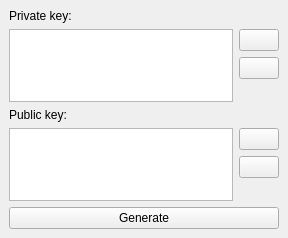
<?xml version="1.0" encoding="UTF-8"?>
<ui version="4.0">
 <class>MainWindow</class>
 <widget class="QMainWindow" name="MainWindow">
  <property name="geometry">
   <rect>
    <x>0</x>
    <y>0</y>
    <width>288</width>
    <height>238</height>
   </rect>
  </property>
  <property name="windowTitle">
   <string>Router Keygen</string>
  </property>
  <widget class="QWidget" name="centralwidget">
   <layout class="QVBoxLayout" name="verticalLayout_3">
    <item>
     <widget class="QLabel" name="label_private_key">
      <property name="text">
       <string>Private key:</string>
      </property>
     </widget>
    </item>
    <item>
     <layout class="QHBoxLayout" name="horizontalLayout">
      <item>
       <widget class="QPlainTextEdit" name="edit_private_key">
        <property name="readOnly">
         <bool>true</bool>
        </property>
       </widget>
      </item>
      <item>
       <layout class="QVBoxLayout" name="verticalLayout">
        <item>
         <widget class="QPushButton" name="button_copy_private_key">
          <property name="text">
           <string/>
          </property>
          <property name="icon">
           <iconset resource="resources/keygen.qrc">
            <normaloff>:/img/clipboard-arrow.png</normaloff>:/img/clipboard-arrow.png</iconset>
          </property>
         </widget>
        </item>
        <item>
         <widget class="QPushButton" name="button_save_private_key">
          <property name="text">
           <string/>
          </property>
          <property name="icon">
           <iconset resource="resources/keygen.qrc">
            <normaloff>:/img/disk.png</normaloff>:/img/disk.png</iconset>
          </property>
         </widget>
        </item>
        <item>
         <spacer name="verticalSpacer">
          <property name="orientation">
           <enum>Qt::Vertical</enum>
          </property>
          <property name="sizeHint" stdset="0">
           <size>
            <width>20</width>
            <height>40</height>
           </size>
          </property>
         </spacer>
        </item>
       </layout>
      </item>
     </layout>
    </item>
    <item>
     <widget class="QLabel" name="label_public_key">
      <property name="text">
       <string>Public key:</string>
      </property>
     </widget>
    </item>
    <item>
     <layout class="QHBoxLayout" name="horizontalLayout_2">
      <item>
       <widget class="QPlainTextEdit" name="edit_public_key">
        <property name="readOnly">
         <bool>true</bool>
        </property>
       </widget>
      </item>
      <item>
       <layout class="QVBoxLayout" name="verticalLayout_2">
        <item>
         <widget class="QPushButton" name="button_copy_public_key">
          <property name="text">
           <string/>
          </property>
          <property name="icon">
           <iconset resource="resources/keygen.qrc">
            <normaloff>:/img/clipboard-arrow.png</normaloff>:/img/clipboard-arrow.png</iconset>
          </property>
         </widget>
        </item>
        <item>
         <widget class="QPushButton" name="button_save_public_key">
          <property name="text">
           <string/>
          </property>
          <property name="icon">
           <iconset resource="resources/keygen.qrc">
            <normaloff>:/img/disk.png</normaloff>:/img/disk.png</iconset>
          </property>
         </widget>
        </item>
        <item>
         <spacer name="verticalSpacer_2">
          <property name="orientation">
           <enum>Qt::Vertical</enum>
          </property>
          <property name="sizeHint" stdset="0">
           <size>
            <width>20</width>
            <height>40</height>
           </size>
          </property>
         </spacer>
        </item>
       </layout>
      </item>
     </layout>
    </item>
    <item>
     <widget class="QPushButton" name="button_generate">
      <property name="text">
       <string>Generate</string>
      </property>
      <property name="icon">
       <iconset resource="resources/keygen.qrc">
        <normaloff>:/img/key.png</normaloff>:/img/key.png</iconset>
      </property>
     </widget>
    </item>
   </layout>
  </widget>
 </widget>
 <resources>
  <include location="resources/keygen.qrc"/>
 </resources>
 <connections/>
</ui>
